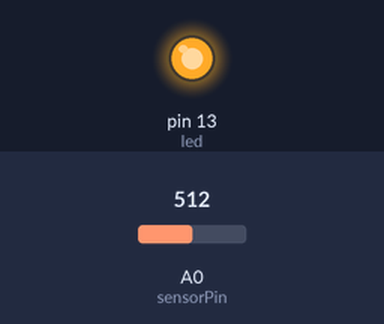
Bench run of a sketch on a simulated Arduino Uno, built with avr-gcc and run on an emulated ATmega328P. On the bench: output pins drawn as LEDs (lit = HIGH). The test bench sets the inputs (shaded band); at power-on: A0 (sensorPin) = 512. What the sketch prints to the serial monitor is not drawn.

Above: at 1.0 s.
At 3.0 s:
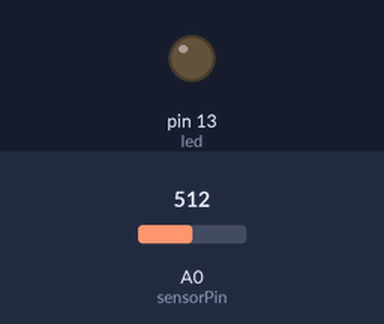
Timing chart, 0 to 5.2 s (numbered marks = the images above):
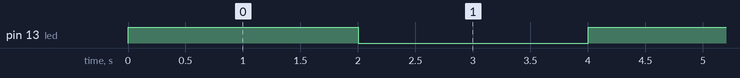

The sketch:

Lab_0_Challenge4.ino
```cpp
const int sensorPin = A0;
int lightLevel;
int led = 13;

void setup() {
  Serial.begin(9600);
  pinMode(sensorPin, INPUT);
  pinMode(led, OUTPUT);
}

void loop() {
  digitalWrite(led, HIGH);
  lightLevel = analogRead(sensorPin);
  Serial.print("The photoresistor is reading: ");
  Serial.print(lightLevel);
  delay(2000);
  digitalWrite(led, LOW);
  lightLevel = analogRead(sensorPin);
  Serial.print("The photoresistor is reading: ");
  Serial.print(lightLevel);
  delay(2000);
}
```

Measured:
- by itself, pin 13 (led): alternates HIGH for 2.0 s and LOW for 2.0 s
